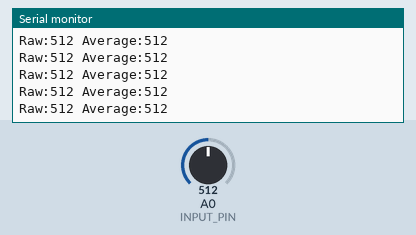
Simulated run of this sketch. Board: Arduino Uno, built with avr-gcc and run on an emulated ATmega328P. Shown: the last lines printed to the serial monitor. The test bench sets the inputs (shaded band); at power-on: A0 (INPUT_PIN) = 512.

Above: at 1.2 s.
1.3 s: A0 (INPUT_PIN) set to 11
At 2.2 s:
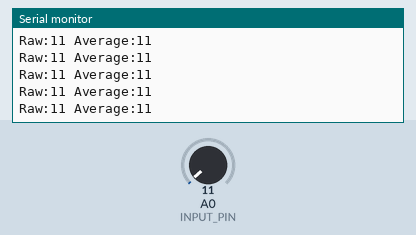
2.8 s: A0 (INPUT_PIN) set to 8
At 3.7 s:
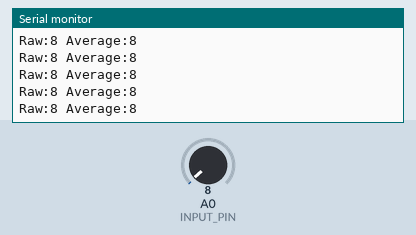
7.3 s: A0 (INPUT_PIN) set to 91
At 8.0 s:
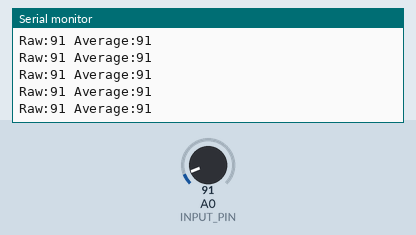
10.3 s: A0 (INPUT_PIN) set to 76
At 11.3 s:
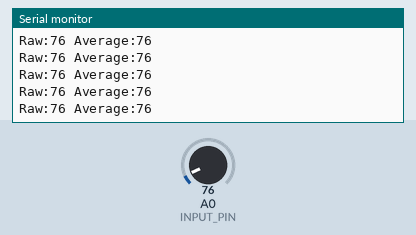
Timing chart, 0 to 13.3 s (numbered marks = the images above; inputs shaded):
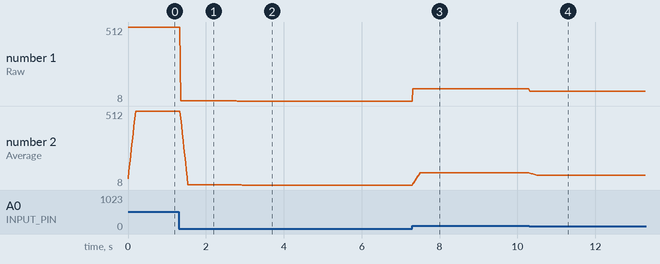

The sketch:

sketch.ino
```cpp
// Lab 6 - Exercise 2: Running average of sound sensor (10 values)
// Potentiometer on A0 simulates sound sensor
// Prints RAW and AVERAGE values for Serial Plotter comparison

#define INPUT_PIN   A0
#define NUM_READINGS 10

int readings[NUM_READINGS];  // array of last 10 readings
int readIndex = 0;
int total     = 0;
int average   = 0;

void setup() {
  Serial.begin(9600);
  // Initialize all readings to 0
  for (int i = 0; i < NUM_READINGS; i++) {
    readings[i] = 0;
  }
}

void loop() {
  // Remove oldest value from total
  total = total - readings[readIndex];

  // Read new sensor value
  readings[readIndex] = analogRead(INPUT_PIN);

  // Add new value to total
  total = total + readings[readIndex];

  // Move to next index (loops back to 0 after 9)
  readIndex = (readIndex + 1) % NUM_READINGS;

  // Calculate average
  average = total / NUM_READINGS;

  // Print BOTH values for Serial Plotter
  // Serial Plotter reads "Raw:value Average:value" format
  Serial.print("Raw:");
  Serial.print(readings[(readIndex - 1 + NUM_READINGS) % NUM_READINGS]);
  Serial.print(" Average:");
  Serial.println(average);

  delay(20);
}
```

Measured:
- after the input at 1.3 s, the serial monitor: prints a new line after 0.05 s (image 1)
- after the input at 2.8 s, the serial monitor: prints a new line at once (image 2)
- after the input at 7.3 s, the serial monitor: prints a new line at once (image 3)
- after the input at 10.3 s, the serial monitor: prints a new line at once (image 4)
- plotted number 1: 512 → 11 after the input at 1.3 s, 11 → 8 after the input at 2.8 s, 8 → 91 after the input at 7.3 s, 91 → 76 after the input at 10.3 s
- plotted number 2: 512 → 11 after the input at 1.3 s, 11 → 8 after the input at 2.8 s, 8 → 91 after the input at 7.3 s, 91 → 76 after the input at 10.3 s
